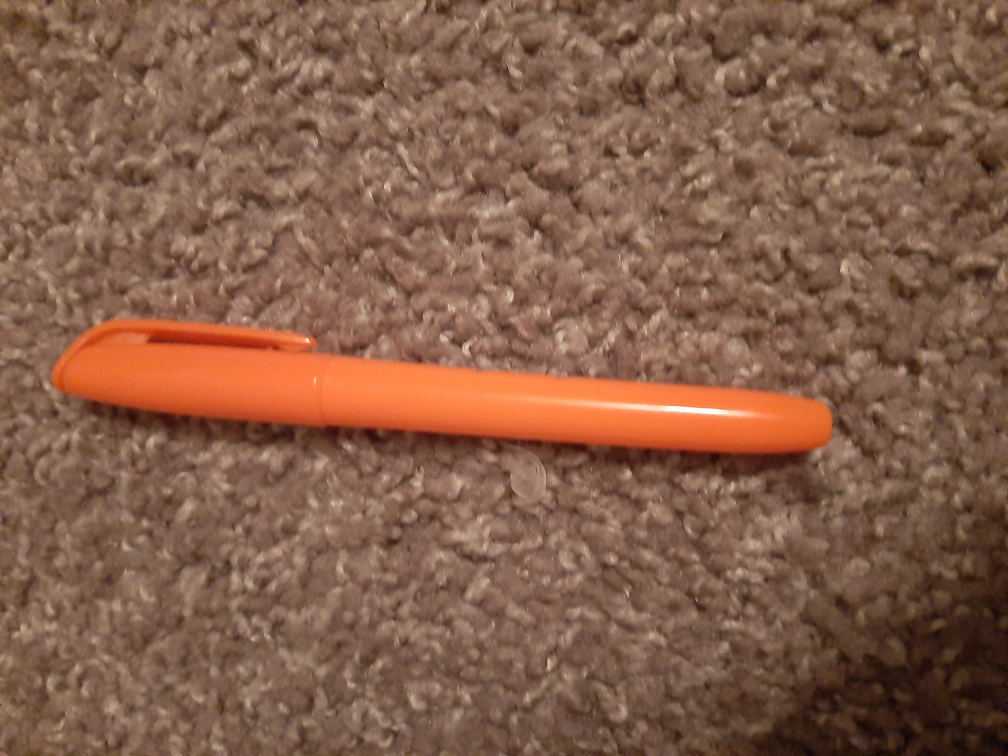
#> input picture homework2_pics/prob1-2.jpg, 4032 x 3024 px, found by its file name (shown at 1/4 size)
$ python problem1.py
#> lines starting #> are read from the running program, lines starting #| are printed output that depends on the picture
import cv2
import numpy as np
import matplotlib.pyplot as plt

# RGB
# src = cv2.imread('homework2_pics/prob1-1.jpg', cv2.IMREAD_UNCHANGED)
src = cv2.imread('homework2_pics/prob1-2.jpg', cv2.IMREAD_UNCHANGED)
#> src is the input picture: shape (3024, 4032, 3); mean B, G, R 74.1, 94.4, 132.5

RGB = cv2.cvtColor(src, cv2.COLOR_BGR2RGB)

#B image
B = cv2.cvtColor(src, cv2.COLOR_BGR2RGB)
B[:,:,0] = 0;
B[:,:,1] = 0;

#G image
G = cv2.cvtColor(src, cv2.COLOR_BGR2RGB)
G[:,:,0] = 0;
G[:,:,2] = 0;

#R image
R = cv2.cvtColor(src, cv2.COLOR_BGR2RGB)
R[:,:,1] = 0;
R[:,:,2] = 0;

rgb = cv2.cvtColor(src, cv2.COLOR_BGR2RGB)
b = rgb[:,:,0]
g = rgb[:,:,1]
r = rgb[:,:,2]
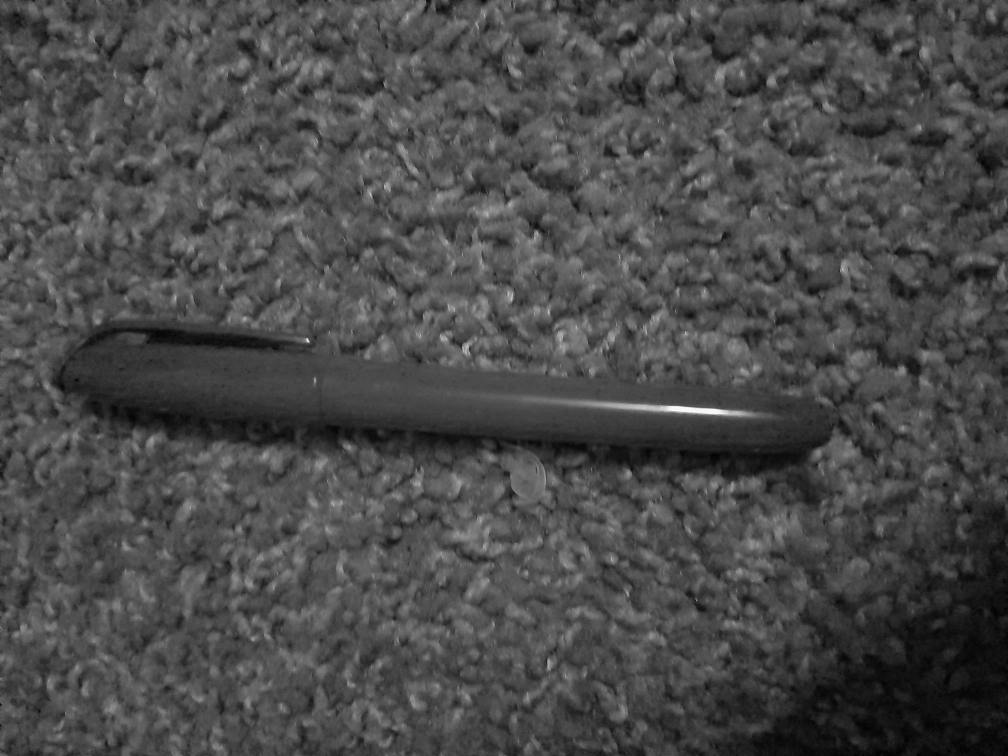
#> r: shape (3024, 4032) (shown at 1/4 size); min 0, max 255, mean 74.1

#rgb
rgb[:,:,0] = b/(r+g+b+.1)
rgb[:,:,1] = g/(r+g+b+.1)
rgb[:,:,2] = r/(r+g+b+.1)
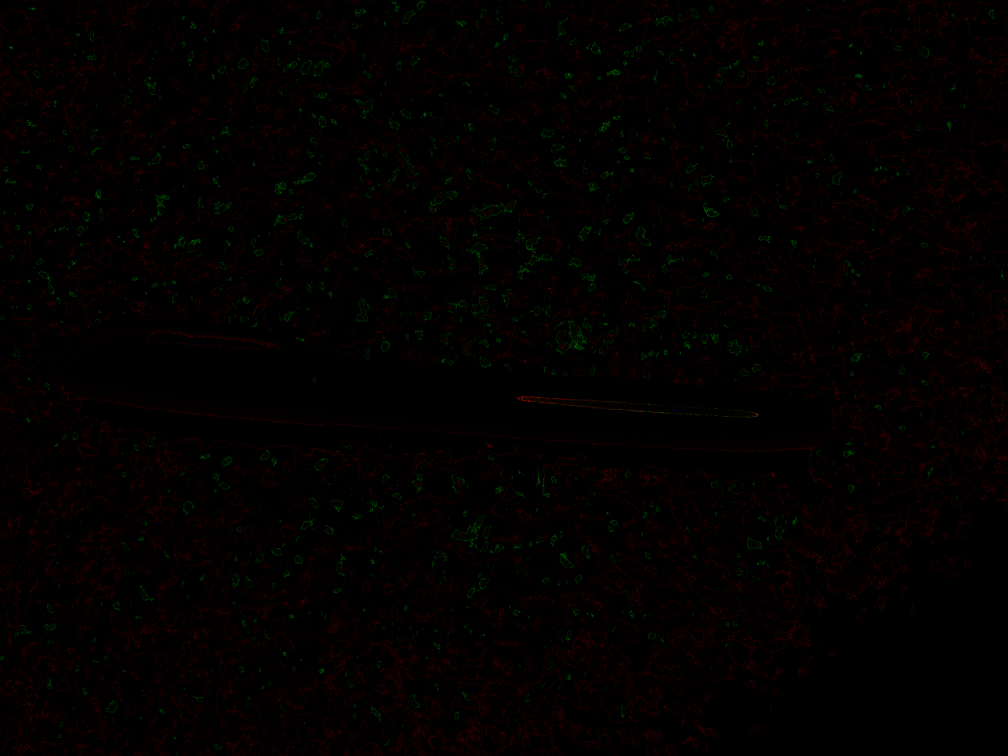
#> rgb: shape (3024, 4032, 3) (shown at 1/4 size); mean R, G, B 3.3, 0.7, 0

#r
srcr = cv2.cvtColor(src, cv2.COLOR_BGR2RGB)
srcr[:,:,0] = r/(r+g+b+.1)
srcr[:,:,1] = 0
srcr[:,:,2] = 0

#g
srcg = cv2.cvtColor(src, cv2.COLOR_BGR2RGB)
srcg[:,:,0] = 0
srcg[:,:,1] = g/(r+g+b+.1)
srcg[:,:,2] = 0

#b
srcb = cv2.cvtColor(src, cv2.COLOR_BGR2RGB)
srcb[:,:,2] = b/(r+g+b+.1)
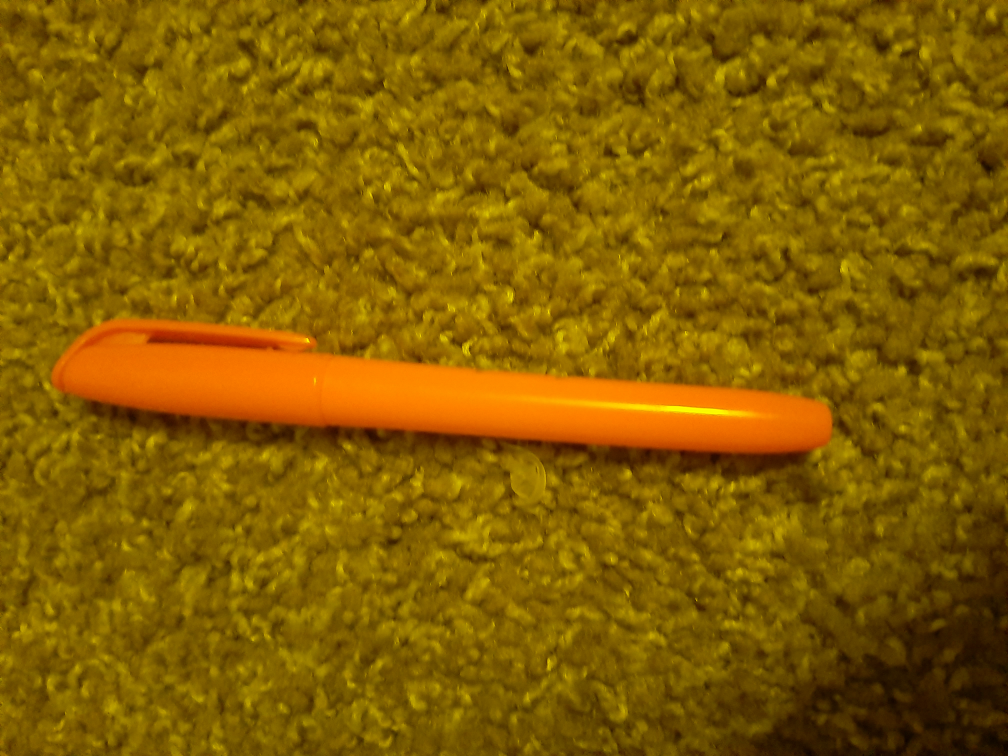
#> srcb: shape (3024, 4032, 3) (shown at 1/4 size); mean R, G, B 132.5, 94.4, 0
srcb[:,:,0] = 0
srcb[:,:,1] = 0

#LAB
lab = cv2.cvtColor(src,cv2.COLOR_BGR2LAB)
#> lab: shape (3024, 4032, 3); mean of channels 0, 1, 2 110.8, 140.8, 145.8
L,A,B=cv2.split(lab)
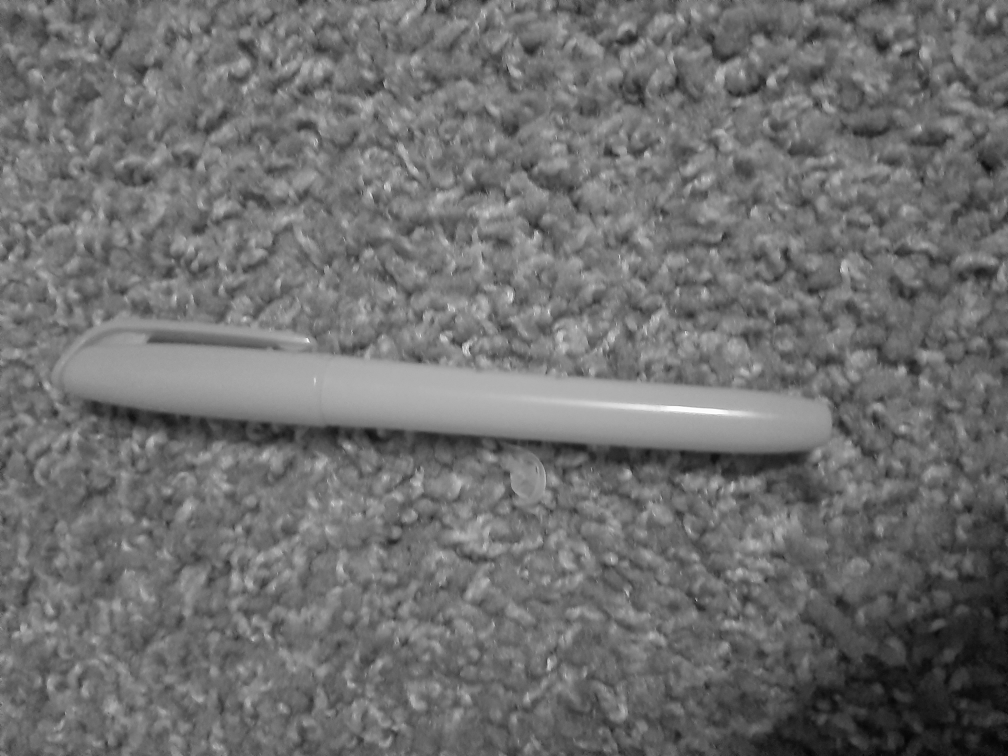
#> L: shape (3024, 4032) (shown at 1/4 size); min 1, max 255, mean 110.8
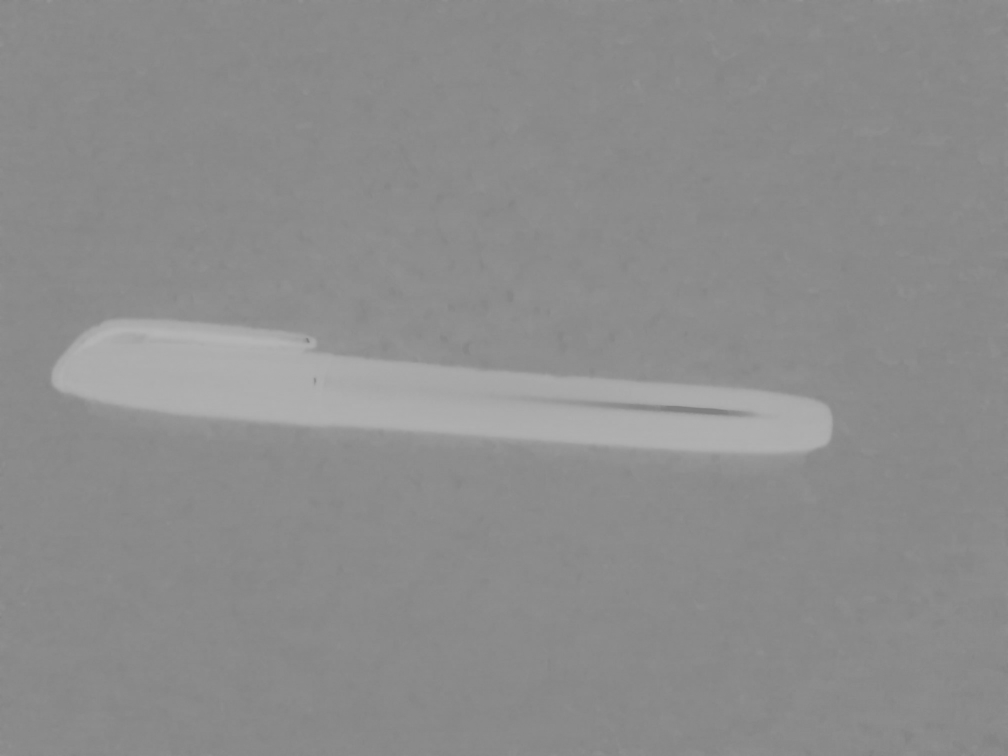
#> A: shape (3024, 4032) (shown at 1/4 size); min 125, max 182, mean 140.8
#> B: shape (3024, 4032)

#HSV
hsv = cv2.cvtColor(src,cv2.COLOR_BGR2HSV)
#> hsv: shape (3024, 4032, 3); mean H, S, V 10.7, 111.7, 132.5
H,S,V=cv2.split(hsv)
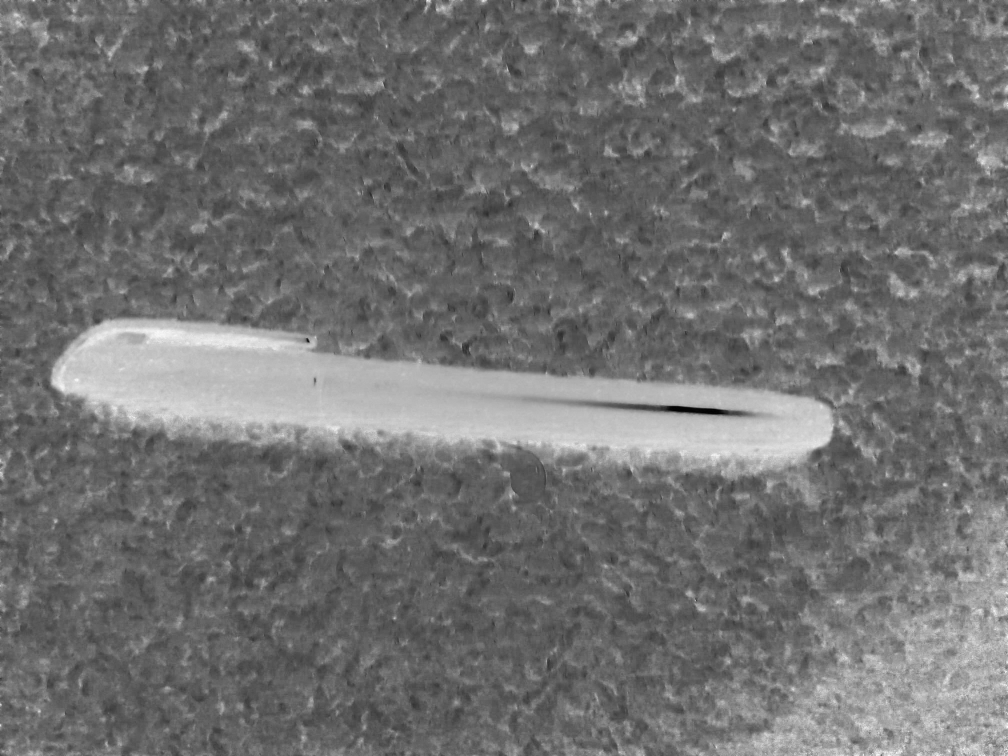
#> S: shape (3024, 4032) (shown at 1/4 size); min 0, max 255, mean 111.7

#display images
plt.subplot(341),plt.imshow(RGB),plt.title('RGB')
plt.xticks([]), plt.yticks([])
plt.subplot(342),plt.imshow(B),plt.title('B')
plt.xticks([]), plt.yticks([])
plt.subplot(343),plt.imshow(G),plt.title('G')
plt.xticks([]), plt.yticks([])
plt.subplot(344),plt.imshow(R),plt.title('R')
plt.xticks([]), plt.yticks([])
plt.subplot(345),plt.imshow(rgb),plt.title('rgb')
plt.xticks([]), plt.yticks([])
plt.subplot(346),plt.imshow(srcr),plt.title('r')
plt.xticks([]), plt.yticks([])
plt.subplot(347),plt.imshow(srcg),plt.title('g')
plt.xticks([]), plt.yticks([])
plt.subplot(348),plt.imshow(srcb),plt.title('b')
plt.xticks([]), plt.yticks([])
plt.show()

plt.subplot(231),plt.imshow(L),plt.title('L*')
plt.xticks([]), plt.yticks([])
plt.subplot(232),plt.imshow(A),plt.title('a*')
plt.xticks([]), plt.yticks([])
plt.subplot(233),plt.imshow(B),plt.title('b*')
plt.xticks([]), plt.yticks([])
plt.subplot(234),plt.imshow(H),plt.title('H')
plt.xticks([]), plt.yticks([])
plt.subplot(235),plt.imshow(S),plt.title('S')
plt.xticks([]), plt.yticks([])
plt.subplot(236),plt.imshow(V),plt.title('V')
plt.xticks([]), plt.yticks([])
plt.show()
